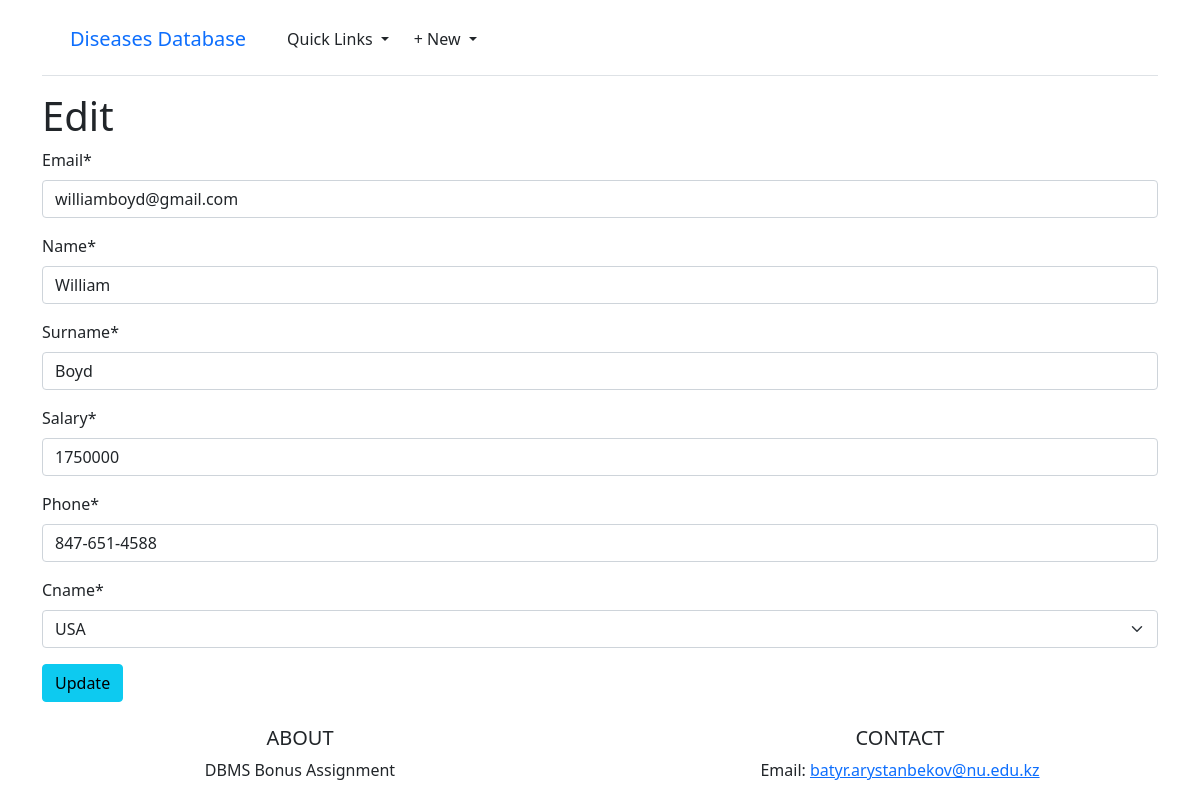
The page /users/williamboyd@gmail.com/edit on the database its author committed.
### objects/models.py (models this page shows, shortened)
class User(models.Model):
    email = models.CharField(max_length=60, primary_key=True)
    name = models.CharField(max_length=30)
    surname = models.CharField(max_length=40)
    salary = models.PositiveIntegerField()
    phone = models.CharField(max_length=20)
    cname = models.ForeignKey(Country, on_delete=models.CASCADE)

class Country(models.Model):
    class Meta:
        verbose_name_plural = "Countries"
    cname = models.CharField(max_length=50, primary_key=True)
    population = models.PositiveBigIntegerField()
    def __str__(self):
        return self.cname

### objects/views.py (the view)
# urls.py: path('users/<str:pk>/edit', UserUpdateView.as_view(), name='user_edit'),
class UserUpdateView(UpdateView):
    model = User
    template_name = 'user/user_edit.html'
    fields = ('email', 'name', 'surname', 'salary', 'phone', 'cname')

### templates/user/user_edit.html
{% extends "base.html" %}
{% load crispy_forms_tags %}
{% block content %}
<h1>Edit</h1>
<form action="" method="post">{% csrf_token %}
    {{ form|crispy }}
    <button class="btn btn-info ml-2" type="submit">Update</button>
</form>
{% endblock content %}

### static/css/carousel.css (style rules this page uses)
body { padding-top: 0.2rem; padding-bottom: 0.5rem; color: #5a5a5a; }

### rows shown on the page
User: email "williamboyd@gmail.com", name "William", surname "Boyd", salary "1750000", phone "847-651-4588"
Country: cname "USA"
